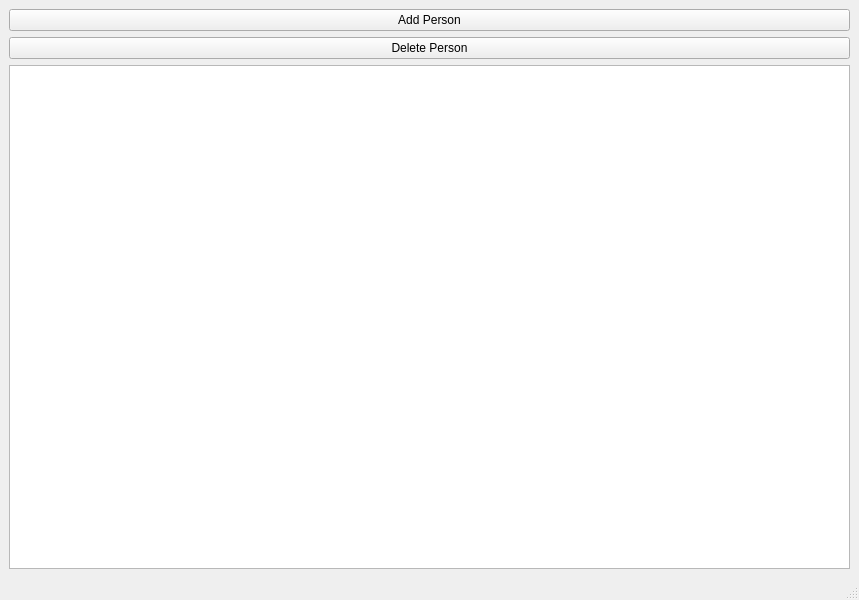
<?xml version="1.0" encoding="UTF-8"?>
<ui version="4.0">
 <class>MainWindow</class>
 <widget class="QMainWindow" name="MainWindow">
  <property name="geometry">
   <rect>
    <x>0</x>
    <y>0</y>
    <width>859</width>
    <height>600</height>
   </rect>
  </property>
  <property name="windowTitle">
   <string>MainWindow</string>
  </property>
  <widget class="QWidget" name="centralwidget">
   <layout class="QVBoxLayout" name="verticalLayout_2">
    <item>
     <layout class="QVBoxLayout" name="verticalLayout"/>
    </item>
    <item>
     <widget class="QPushButton" name="addButton">
      <property name="text">
       <string>Add Person</string>
      </property>
     </widget>
    </item>
    <item>
     <widget class="QPushButton" name="deleteButton">
      <property name="text">
       <string>Delete Person</string>
      </property>
     </widget>
    </item>
    <item>
     <widget class="QTableWidget" name="tableWidget"/>
    </item>
   </layout>
  </widget>
  <widget class="QMenuBar" name="menubar">
   <property name="geometry">
    <rect>
     <x>0</x>
     <y>0</y>
     <width>859</width>
     <height>22</height>
    </rect>
   </property>
  </widget>
  <widget class="QStatusBar" name="statusbar"/>
 </widget>
 <resources/>
 <connections/>
</ui>
